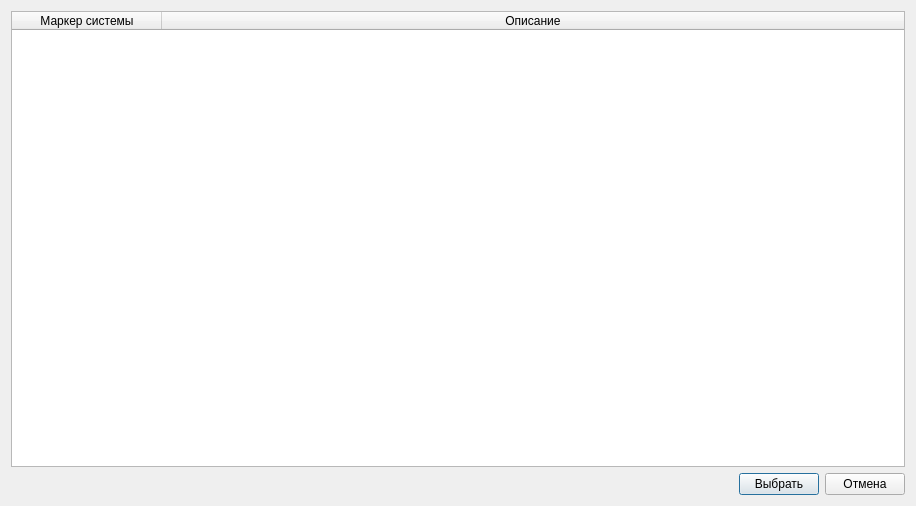
<?xml version="1.0" encoding="UTF-8"?>
<ui version="4.0">
 <class>SelectZNDialog</class>
 <widget class="QDialog" name="SelectZNDialog">
  <property name="geometry">
   <rect>
    <x>0</x>
    <y>0</y>
    <width>916</width>
    <height>506</height>
   </rect>
  </property>
  <property name="windowTitle">
   <string>Dialog</string>
  </property>
  <layout class="QVBoxLayout" name="verticalLayout">
   <item>
    <widget class="QTableWidget" name="tableWidget">
     <property name="sizeAdjustPolicy">
      <enum>QAbstractScrollArea::AdjustToContents</enum>
     </property>
     <property name="editTriggers">
      <set>QAbstractItemView::NoEditTriggers</set>
     </property>
     <property name="showDropIndicator" stdset="0">
      <bool>false</bool>
     </property>
     <property name="selectionMode">
      <enum>QAbstractItemView::SingleSelection</enum>
     </property>
     <property name="selectionBehavior">
      <enum>QAbstractItemView::SelectRows</enum>
     </property>
     <property name="cornerButtonEnabled">
      <bool>false</bool>
     </property>
     <attribute name="horizontalHeaderDefaultSectionSize">
      <number>150</number>
     </attribute>
     <attribute name="horizontalHeaderStretchLastSection">
      <bool>true</bool>
     </attribute>
     <column>
      <property name="text">
       <string>Маркер системы</string>
      </property>
     </column>
     <column>
      <property name="text">
       <string>Описание</string>
      </property>
     </column>
    </widget>
   </item>
   <item>
    <layout class="QHBoxLayout" name="horizontalLayout">
     <item>
      <spacer name="horizontalSpacer">
       <property name="orientation">
        <enum>Qt::Horizontal</enum>
       </property>
       <property name="sizeHint" stdset="0">
        <size>
         <width>40</width>
         <height>20</height>
        </size>
       </property>
      </spacer>
     </item>
     <item>
      <widget class="QPushButton" name="bnSelect">
       <property name="text">
        <string>Выбрать</string>
       </property>
      </widget>
     </item>
     <item>
      <widget class="QPushButton" name="bnCancel">
       <property name="text">
        <string>Отмена</string>
       </property>
      </widget>
     </item>
    </layout>
   </item>
  </layout>
 </widget>
 <resources/>
 <connections/>
</ui>
